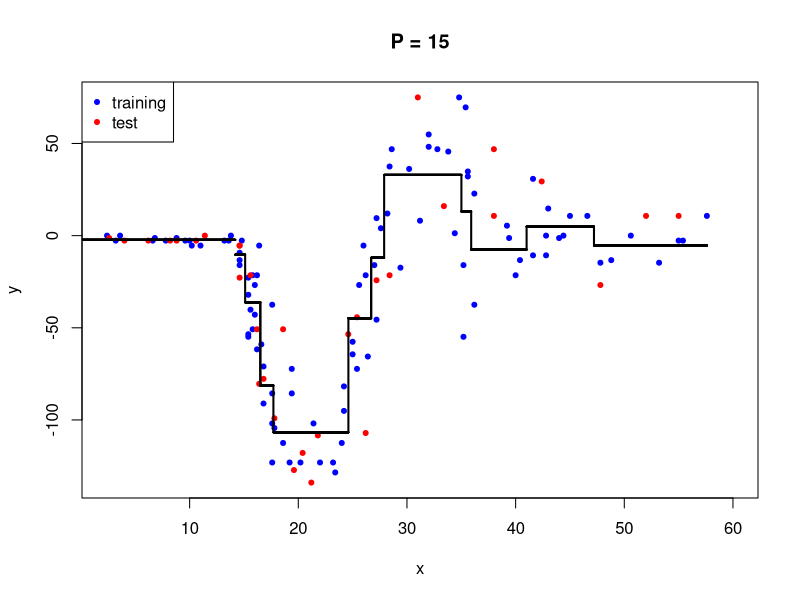
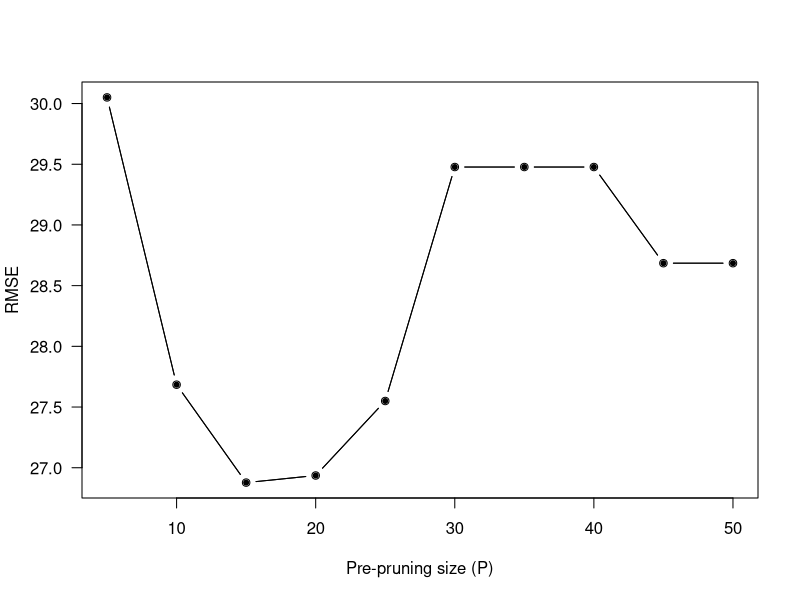

Here is the R script that generated these plots, in order:
#setwd("/Users/tolga/Desktop")
data <- read.csv(file = "hw04_data_set.csv", header = TRUE)

x <- data$x
y <- data$y

x_train <- matrix(head(x,100))
x_test <- matrix(tail(x,33))

y_train <- matrix(head(y,100))
y_test <- matrix(tail(y,33))

N_train <- length(y_train)
N_test <- length(y_test)

plot(x_train, y_train, type = "p", pch = 20, col = "blue",
    xlim = c(min(x), 60), ylim = c(min(y), max(y)),
    xlab = "x", ylab = "y", main = "P = 15")
points(x_test, y_test, type = "p", pch = 20, col = "red")
legend("topleft", c("training", "test"), col = c("blue", "red"), pch = 20)

left_borders <- seq(from = 0, to = max(x), by = 0.01) 
right_borders <- seq(from = 0.01, to = max(x) + 0.01, by = 0.01)
P <- 15

node_splits <- c()
node_frequencies <- c()

node_indices <- list(1:N_train)
is_terminal <- c(FALSE)
need_split <- c(TRUE)

while (1) {
  split_nodes <- which(need_split)
  if (length(split_nodes) == 0) {
    break
  }
  
  for (split_node in split_nodes) {
    data_indices <- node_indices[[split_node]]
    need_split[split_node] <- FALSE
    node_mean <- mean(y_train[data_indices])
    
    if (length(x_train[data_indices]) <= P) {
      is_terminal[split_node] <- TRUE
      node_frequencies[split_node] <- node_mean
    } 
    else {
      is_terminal[split_node] <- FALSE
      unique_values <- sort(unique(x_train[data_indices]))
      split_positions <- (unique_values[- 1] + unique_values[- length(unique_values)]) / 2
      split_scores <- rep(0, length(split_positions))
      
      for (s in 1:length(split_positions)) {
        left_indices <- data_indices[which(x_train[data_indices] < split_positions[s])]
        right_indices <- data_indices[which(x_train[data_indices] > split_positions[s])]
        score <- 0
        
        if (length(left_indices) > 0) {
          meanLeft <- mean(y_train[left_indices])
          score <- score + sum((y_train[left_indices] - meanLeft) * (y_train[left_indices] - meanLeft))
        }
        
        if (length(right_indices) > 0) {
          meanRight <- mean(y_train[right_indices])
          score <- score + sum((y_train[right_indices] - meanRight) * (y_train[right_indices] - meanRight))
        }
        
        split_scores[s] <- score / (length(left_indices) + length(right_indices))
      }
      
      if (length(unique_values) == 1) {
        is_terminal[split_node] <- TRUE
        node_frequencies[split_node] <- node_mean
        next 
      }
      
      best_split <- split_positions[which.min(split_scores)]
      node_splits[split_node] <- best_split
      
      left_indices <- data_indices[which(x_train[data_indices] < best_split)]
      node_indices[[2 * split_node]] <- left_indices
      is_terminal[2 * split_node] <- FALSE
      need_split[2 * split_node] <- TRUE
      
      right_indices <- data_indices[which(x_train[data_indices] >= best_split)]
      node_indices[[2 * split_node + 1]] <- right_indices
      is_terminal[2 * split_node + 1] <- FALSE
      need_split[2 * split_node + 1] <- TRUE
    }
  }
}

left_border_predicted <- rep(0, length(left_borders))
for(i in 1:length(left_borders)) {
  index <- 1
  while(1) {
    if(is_terminal[index] == TRUE) {
      left_border_predicted[i] <- node_frequencies[index]
      break
    } else {
      if(left_borders[i] <= node_splits[index]) {
        index <- index * 2
      } else {
        index <- index * 2 + 1
      }
    }
  }
}

right_border_predicted <- rep(0, length(right_borders))
for(i in 1:length(right_borders)) {
  index <- 1
  while(1) {
    if(is_terminal[index] == TRUE) {
      right_border_predicted[i] <- node_frequencies[index]
      break
    } else {
      if(right_borders[i] <= node_splits[index]) {
        index <- index * 2
      } else {
        index <- index * 2 + 1
      }
    }
  }
}

for (b in 1:length(left_borders)) {
  lines(c(left_borders[b], right_borders[b]), c(left_border_predicted[b], left_border_predicted[b]), col = "black", lwd=2, pch=20)
  if (b < length(left_borders)) {
    lines(c(right_borders[b], right_borders[b]), c(left_border_predicted[b], right_border_predicted[b]), col = "black", lwd=2, pch=20)
  }
}

rmse = function(p, t){
  sqrt(mean((p - t)^2))
}

y_predicted <- rep(0, N_test)
for (i in 1:N_test) {
  index <- 1
  while(1) {
    if(is_terminal[index] == TRUE) {
      y_predicted[i] <- node_frequencies[index]
      break
    } else {
      if(x_test[i] <= node_splits[index]) {
        index <- index * 2
      } else {
        index <- index * 2 + 1
      }
    }
  }
}
sprintf("RMSE is %.4f when P is %s", rmse(y_test, y_predicted), P)

RMSE <- rep(0, 10)
for (p in seq(from = 5, to = 50, by = 5)) {
  P <- p
  node_splits <- c()
  node_frequencies <- c()
  
  node_indices <- list(1:N_train)
  is_terminal <- c(FALSE)
  need_split <- c(TRUE)
  
  while (1) {
    split_nodes <- which(need_split)
    if (length(split_nodes) == 0) {
      break
    }
    
    for (split_node in split_nodes) {
      data_indices <- node_indices[[split_node]]
      need_split[split_node] <- FALSE
      node_mean <- mean(y_train[data_indices])
      
      if (length(x_train[data_indices]) <= P) {
        is_terminal[split_node] <- TRUE
        node_frequencies[split_node] <- node_mean
      } 
      else {
        is_terminal[split_node] <- FALSE
        
        unique_values <- sort(unique(x_train[data_indices]))
        split_positions <- (unique_values[- 1] + unique_values[- length(unique_values)]) / 2
        split_scores <- rep(0, length(split_positions))
        
        for (s in 1:length(split_positions)) {
          left_indices <- data_indices[which(x_train[data_indices] <= split_positions[s])]
          right_indices <- data_indices[which(x_train[data_indices] > split_positions[s])]
          total_error <- 0
          
          if (length(left_indices) > 0) {
            mean <- mean(y_train[left_indices])
            total_error <- total_error + sum((y_train[left_indices] - mean) ^ 2)
          }
          
          if (length(right_indices) > 0) {
            mean <- mean(y_train[right_indices])
            total_error <- total_error + sum((y_train[right_indices] - mean) ^ 2)
          }
          
          split_scores[s] <- total_error / (length(left_indices) + length(right_indices))
        }
        
        if (length(unique_values) == 1) {
          is_terminal[split_node] <- TRUE
          node_frequencies[split_node] <- node_mean
          next 
        }
        
        best_split <- split_positions[which.min(split_scores)]
        node_splits[split_node] <- best_split
        
        left_indices <- data_indices[which(x_train[data_indices] < best_split)]
        node_indices[[2 * split_node]] <- left_indices
        is_terminal[2 * split_node] <- FALSE
        need_split[2 * split_node] <- TRUE
        
        right_indices <- data_indices[which(x_train[data_indices] >= best_split)]
        node_indices[[2 * split_node + 1]] <- right_indices
        is_terminal[2 * split_node + 1] <- FALSE
        need_split[2 * split_node + 1] <- TRUE
      }
    }
  }
  for (i in 1:N_test) {
    index <- 1
    while(1) {
      if(is_terminal[index] == TRUE) {
        y_predicted[i] <- node_frequencies[index]
        break
      } else {
        if(x_test[i] <= node_splits[index]) {
          index <- index * 2
        } else {
          index <- index * 2 + 1
        }
      }
    }
  }
  RMSE[p / 5] <- rmse(y_test, y_predicted)
}

plot(seq(from = 5, to = 50, by = 5), RMSE, type = "b", las = 1,
     ylim = c(min(RMSE), max(RMSE)),
     xlab = "Pre-pruning size (P)", ylab = "RMSE")
lines(seq(from = 5, to = 50, by = 5), RMSE, type="b", col="black", lwd=1, pch=20)